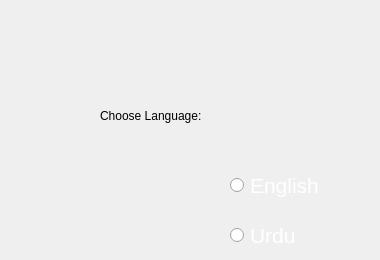
              <widget class="QWidget" name="language_page">
               <widget class="QRadioButton" name="english_radioButton">
                <property name="geometry">
                 <rect>
                  <x>230</x>
                  <y>170</y>
                  <width>141</width>
                  <height>31</height>
                 </rect>
                </property>
                <property name="styleSheet">
                 <string notr="true">font-size:21px;
COLOR:WHITE;</string>
                </property>
                <property name="text">
                 <string>English</string>
                </property>
               </widget>
               <widget class="QLabel" name="chooseLanguage_label">
                <property name="geometry">
                 <rect>
                  <x>100</x>
                  <y>100</y>
                  <width>191</width>
                  <height>31</height>
                 </rect>
                </property>
                <property name="text">
                 <string>Choose Language:</string>
                </property>
               </widget>
               <widget class="QRadioButton" name="urdu_radioButton">
                <property name="geometry">
                 <rect>
                  <x>230</x>
                  <y>220</y>
                  <width>111</width>
                  <height>31</height>
                 </rect>
                </property>
                <property name="styleSheet">
                 <string notr="true">font-size:21px;
COLOR:WHITE;</string>
                </property>
                <property name="text">
                 <string>Urdu</string>
                </property>
               </widget>
              </widget>
